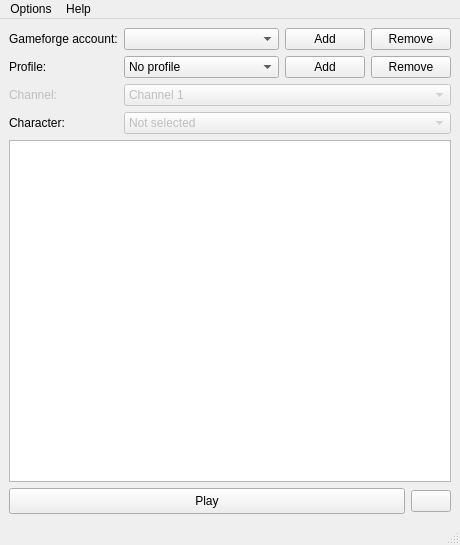
<?xml version="1.0" encoding="UTF-8"?>
<ui version="4.0">
 <class>MainWindow</class>
 <widget class="QMainWindow" name="MainWindow">
  <property name="geometry">
   <rect>
    <x>0</x>
    <y>0</y>
    <width>460</width>
    <height>545</height>
   </rect>
  </property>
  <property name="windowTitle">
   <string>Gfless Client</string>
  </property>
  <property name="windowIcon">
   <iconset resource="resources.qrc">
    <normaloff>:/resources/gfless_icon.png</normaloff>:/resources/gfless_icon.png</iconset>
  </property>
  <widget class="QWidget" name="centralwidget">
   <layout class="QVBoxLayout" name="verticalLayout">
    <item>
     <layout class="QFormLayout" name="formLayout">
      <item row="0" column="0">
       <widget class="QLabel" name="label_3">
        <property name="text">
         <string>Gameforge account:</string>
        </property>
       </widget>
      </item>
      <item row="0" column="1">
       <layout class="QHBoxLayout" name="horizontalLayout_2" stretch="1,0,0">
        <item>
         <widget class="QComboBox" name="gameforgeAccountComboBox"/>
        </item>
        <item>
         <widget class="QPushButton" name="addGameforgeAccountButton">
          <property name="text">
           <string>Add</string>
          </property>
         </widget>
        </item>
        <item>
         <widget class="QPushButton" name="removeGameforgeAccountButton">
          <property name="text">
           <string>Remove</string>
          </property>
         </widget>
        </item>
       </layout>
      </item>
      <item row="1" column="0">
       <widget class="QLabel" name="label">
        <property name="text">
         <string>Profile:</string>
        </property>
       </widget>
      </item>
      <item row="1" column="1">
       <layout class="QHBoxLayout" name="horizontalLayout" stretch="1,0,0">
        <item>
         <widget class="QComboBox" name="profileComboBox">
          <property name="currentText">
           <string>No profile</string>
          </property>
          <item>
           <property name="text">
            <string>No profile</string>
           </property>
          </item>
         </widget>
        </item>
        <item>
         <widget class="QPushButton" name="addProfileButton">
          <property name="text">
           <string>Add</string>
          </property>
         </widget>
        </item>
        <item>
         <widget class="QPushButton" name="removeProfileButton">
          <property name="text">
           <string>Remove</string>
          </property>
         </widget>
        </item>
       </layout>
      </item>
      <item row="2" column="0">
       <widget class="QLabel" name="channelLabel">
        <property name="enabled">
         <bool>false</bool>
        </property>
        <property name="text">
         <string>Channel:</string>
        </property>
       </widget>
      </item>
      <item row="2" column="1">
       <widget class="QComboBox" name="channelComboBox">
        <property name="enabled">
         <bool>false</bool>
        </property>
        <item>
         <property name="text">
          <string>Channel 1</string>
         </property>
        </item>
        <item>
         <property name="text">
          <string>Channel 2</string>
         </property>
        </item>
        <item>
         <property name="text">
          <string>Channel 3</string>
         </property>
        </item>
        <item>
         <property name="text">
          <string>Channel 4</string>
         </property>
        </item>
        <item>
         <property name="text">
          <string>Channel 5</string>
         </property>
        </item>
        <item>
         <property name="text">
          <string>Channel 6</string>
         </property>
        </item>
        <item>
         <property name="text">
          <string>Channel 7</string>
         </property>
        </item>
       </widget>
      </item>
      <item row="3" column="0">
       <widget class="QLabel" name="characterLabel">
        <property name="text">
         <string>Character:</string>
        </property>
       </widget>
      </item>
      <item row="3" column="1">
       <widget class="QComboBox" name="characterComboBox">
        <property name="enabled">
         <bool>false</bool>
        </property>
        <item>
         <property name="text">
          <string>Not selected</string>
         </property>
        </item>
        <item>
         <property name="text">
          <string>Slot 1</string>
         </property>
        </item>
        <item>
         <property name="text">
          <string>Slot 2</string>
         </property>
        </item>
        <item>
         <property name="text">
          <string>Slot 3</string>
         </property>
        </item>
        <item>
         <property name="text">
          <string>Slot 4</string>
         </property>
        </item>
       </widget>
      </item>
     </layout>
    </item>
    <item>
     <widget class="QListWidget" name="accountsListWidget">
      <property name="selectionMode">
       <enum>QAbstractItemView::ExtendedSelection</enum>
      </property>
     </widget>
    </item>
    <item>
     <layout class="QHBoxLayout" name="horizontalLayout_3" stretch="1,0">
      <item>
       <widget class="QPushButton" name="openAccountsButton">
        <property name="minimumSize">
         <size>
          <width>0</width>
          <height>26</height>
         </size>
        </property>
        <property name="text">
         <string>Play</string>
        </property>
       </widget>
      </item>
      <item>
       <widget class="QPushButton" name="gameSettingsButton">
        <property name="text">
         <string/>
        </property>
        <property name="icon">
         <iconset resource="resources.qrc">
          <normaloff>:/resources/settings_icon.png</normaloff>:/resources/settings_icon.png</iconset>
        </property>
        <property name="iconSize">
         <size>
          <width>20</width>
          <height>20</height>
         </size>
        </property>
       </widget>
      </item>
     </layout>
    </item>
   </layout>
  </widget>
  <widget class="QMenuBar" name="menubar">
   <property name="geometry">
    <rect>
     <x>0</x>
     <y>0</y>
     <width>460</width>
     <height>21</height>
    </rect>
   </property>
   <widget class="QMenu" name="menuSettings">
    <property name="title">
     <string>Options</string>
    </property>
    <addaction name="actionSave_profiles"/>
    <addaction name="actionIdentity_generator"/>
    <addaction name="actionSettings"/>
   </widget>
   <widget class="QMenu" name="menuHelp">
    <property name="title">
     <string>Help</string>
    </property>
    <addaction name="actionGet_help"/>
    <addaction name="separator"/>
    <addaction name="actionAbout_3"/>
    <addaction name="actionAbout_Qt"/>
   </widget>
   <addaction name="menuSettings"/>
   <addaction name="menuHelp"/>
  </widget>
  <widget class="QStatusBar" name="statusbar"/>
  <action name="actionSettings">
   <property name="text">
    <string>Settings</string>
   </property>
  </action>
  <action name="actionGet_help">
   <property name="text">
    <string>Get help</string>
   </property>
  </action>
  <action name="actionAbout_3">
   <property name="text">
    <string>About</string>
   </property>
  </action>
  <action name="actionAbout_Qt">
   <property name="text">
    <string>About Qt</string>
   </property>
  </action>
  <action name="actionSave_profiles">
   <property name="text">
    <string>Save profiles</string>
   </property>
  </action>
  <action name="actionIdentity_generator">
   <property name="text">
    <string>Identity generator</string>
   </property>
  </action>
 </widget>
 <resources>
  <include location="resources.qrc"/>
 </resources>
 <connections/>
</ui>
